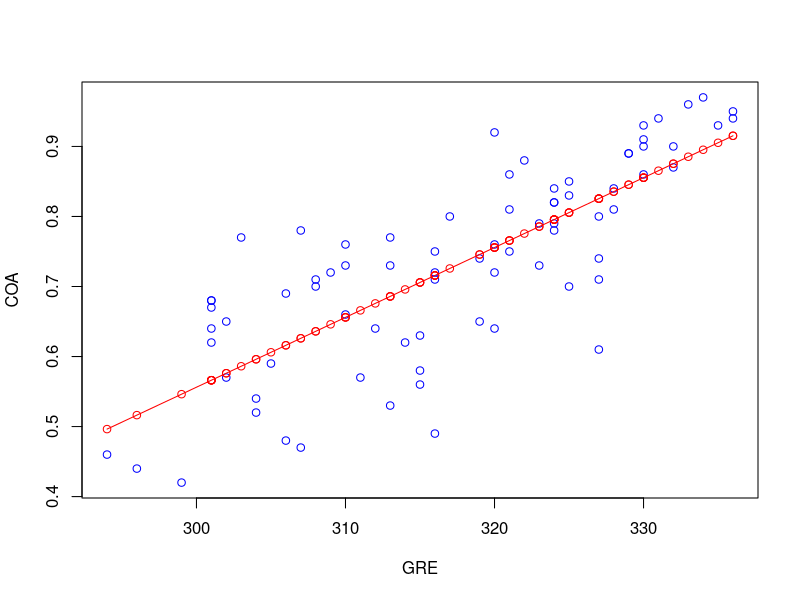

Write the R code that produced this figure. (Note: this script raises an error after producing the figure.)
# Importing Dataset
dataset = read.csv("Admission_Predict.csv")

# Slicing Data
gre = dataset [,2]
coa = dataset [,9]

# Dataset for SLR
data = data.frame(gre, coa)

# Importing Data Splitting library
library(caTools)

# Generating Random Numbers
set.seed(42)

# Data Splitting
split = sample.split(data$coa, SplitRatio = 0.8)

# Training data
training_set = subset(data, split==TRUE)
View(training_set)

# Testing data
testing_set = subset(data, split==FALSE)
View(testing_set)

# Applying Regression
regressor = lm(formula = coa~gre, data = training_set)

# Prediction
y_pred = predict(regressor, newdata = testing_set)
View(y_pred)

# Importing ggplot library
library(ggplot2)

# Visualization
plot(testing_set$gre, testing_set$coa, type = 'p', 
     col = 'blue', xlab = 'GRE', ylab = 'COA')

lines(testing_set$gre, y_pred, type = 'o', col = 'red')

# Visualization
ggplot(geom_point(aes(x = testing_set$gre, y = training_set$coa,
                      color = "red"))
       + geom_line(aes(x = training_set$gre, y = y_pred, 
                      color = "blue")) 
       + ggtitle("grescore versus chance of admit") 
       + xlab("grescore") + ylab("chance of admit")
       )
